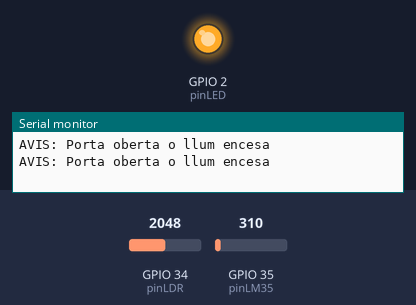
A sketch run on a simulated ESP32. On the bench: output pins drawn as LEDs (lit = HIGH), the last lines printed to the serial monitor. Inputs (shaded band) come from the test bench; at power-on: GPIO 34 (pinLDR) = 2048, GPIO 35 (pinLM35) = 310.

Above: at 2.8 s.
2.9 s: GPIO 34 (pinLDR) set to 1555
5.6 s: GPIO 34 (pinLDR) set to 1449
At 6.3 s:
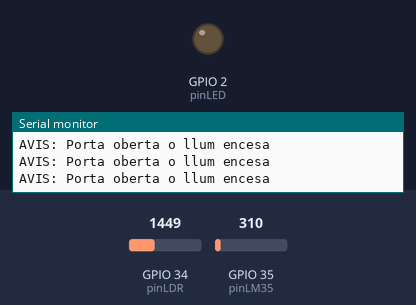
8.3 s: GPIO 35 (pinLM35) set to 338
At 10.6 s:
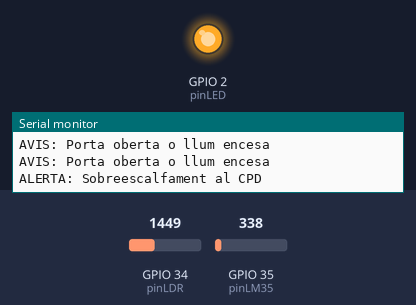
13.5 s: GPIO 35 (pinLM35) set to 186
At 14.9 s:
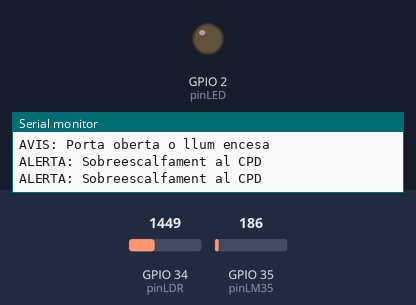
16.2 s: GPIO 35 (pinLM35) set to 372
At 19.2 s:
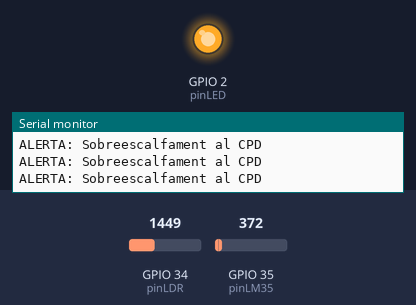
Timing chart, 0 to 20.5 s (numbered marks = the images above; inputs shaded):
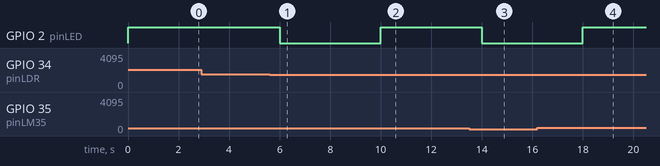

Measured:
- the behaviour switches between 1501 and 1500 on GPIO 34 (pinLDR) (found by bisection; images 0 and 1)
- the behaviour switches between 310 and 311 on GPIO 35 (pinLM35) (found by bisection; images 1 and 2)
- after the input at 5.6 s, GPIO 2 (pinLED): HIGH → LOW after 0.40 s
- after the input at 8.3 s, GPIO 2 (pinLED): LOW → HIGH after 1.7 s
- after the input at 13.5 s, GPIO 2 (pinLED): HIGH → LOW after 0.50 s
- after the input at 16.2 s, GPIO 2 (pinLED): LOW → HIGH after 1.8 s

The sketch:

3.ino
```cpp
const int pinLDR = 34;
const int pinLM35 = 35;
const int pinLED = 2;

const float tempLimit = 25.0;
const int ldrLimit = 1500;

void setup() {
  Serial.begin(115200);
  pinMode(pinLED, OUTPUT);
}

void loop() {
  int valorLDR = analogRead(pinLDR);
  int valorLM35 = analogRead(pinLM35);

  float voltatge = (valorLM35 / 4095.0) * 3.3;
  float temperatura = voltatge * 100.0;

  bool alertaTemp = temperatura > tempLimit;
  bool alertaLlum = valorLDR > ldrLimit;

  if (alertaTemp || alertaLlum) {
    digitalWrite(pinLED, HIGH);
  } else {
    digitalWrite(pinLED, LOW);
  }

  if (alertaTemp) {
    Serial.println("ALERTA: Sobreescalfament al CPD");
  }

  if (alertaLlum) {
    Serial.println("AVIS: Porta oberta o llum encesa");
  }

  delay(2000);
}
```
